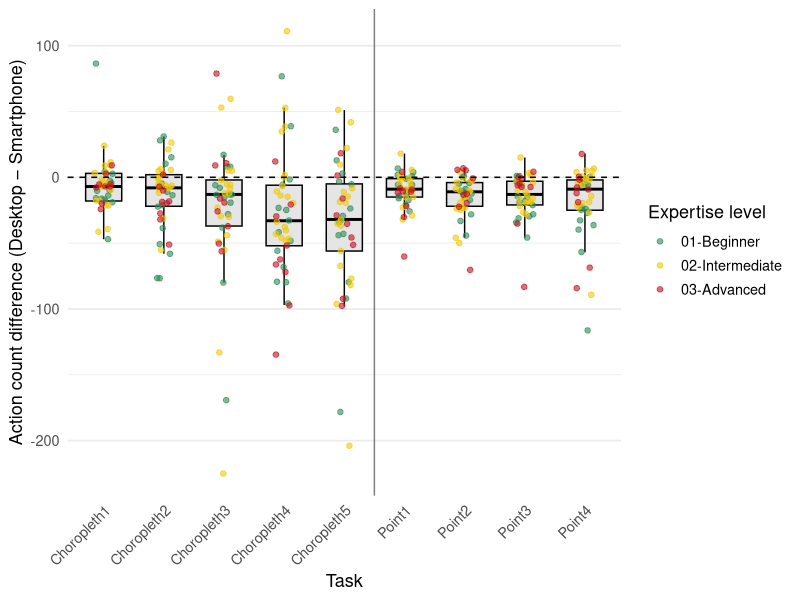

Source code (R):
# =====================================================
# RQ3: Actions count differences (Desktop − Smartphone)
# =====================================================
# - Tests: Per-task Wilcoxon tests

library(dplyr)
library(tidyr)
library(stringr)
library(ggplot2)

Count <- read.csv2("Data/Count.csv", header = T, dec = ",")

# Setings

id_cols   <- c("Participant", "Category", "Device", "Order")
task_cols <- setdiff(names(Count), id_cols)

task_order <- c(
  "Choropleth1","Choropleth2","Choropleth3","Choropleth4","Choropleth5",
  "Point1","Point2","Point3","Point4"
)

group_colors <- c(
  "01-Beginner"     = "#2E8B57",
  "02-Intermediate" = "#F0C808",
  "03-Advanced"     = "#C1121F"
)

# Paired differences

Count_diff <- Count %>%
  mutate(Device = str_to_title(Device)) %>%
  pivot_longer(
    cols = all_of(task_cols),
    names_to = "task",
    values_to = "actions"
  ) %>%
  pivot_wider(names_from = Device, values_from = actions) %>%
  filter(!is.na(Desktop) & !is.na(Smartphone)) %>%
  mutate(
    actions_diff = Desktop - Smartphone,
    task = factor(task, levels = task_order)
  )

# Boxplots

p2 <- ggplot(Count_diff, aes(x = task, y = actions_diff)) +
  geom_boxplot(
    width = 0.6,
    fill = "grey90",
    color = "black",
    outlier.shape = NA
  ) +
  geom_jitter(
    aes(color = Category),
    width = 0.15,
    alpha = 0.6,
    size = 1.6
  ) +
  geom_hline(yintercept = 0, linetype = "dashed", color = "black") +
  geom_vline(xintercept = 5.5, color = "grey50") +  # Choropleth | Point separator
  scale_color_manual(values = group_colors, name = "Expertise level") +
  labs(
    x = "Task",
    y = "Action count difference (Desktop − Smartphone)"
  ) +
  theme_minimal(base_size = 13) +
  theme(
    axis.text.x = element_text(angle = 45, hjust = 1),
    panel.grid.major.x = element_blank(),
    legend.position = "right"
  )

print(p2)

# Per-task paired Wilcoxon + Holm + effect size r

wilcox_r <- function(p_value, n_pairs){
  p_value <- max(min(p_value, 1 - 1e-16), 1e-16)
  z <- qnorm(p_value / 2, lower.tail = FALSE)  # standardized z
  z / sqrt(n_pairs)
}

results <- Count_diff %>%
  group_by(task) %>%
  summarise(
    n_pairs = sum(!is.na(actions_diff)),
    median_diff = median(actions_diff, na.rm = TRUE),
    q1 = quantile(actions_diff, 0.25, na.rm = TRUE),
    q3 = quantile(actions_diff, 0.75, na.rm = TRUE),
    iqr_diff = IQR(actions_diff, na.rm = TRUE),
    test = list(wilcox.test(actions_diff, mu = 0, exact = FALSE)),
    .groups = "drop"
  ) %>%
  mutate(
    V = sapply(test, \(x) unname(x$statistic)),
    p_value = sapply(test, \(x) x$p.value),
    p_holm = p.adjust(p_value, method = "holm"),
    r = mapply(wilcox_r, p_value, n_pairs)
  ) %>%
  select(task, n_pairs, median_diff, q1, q3, iqr_diff, V, p_value, p_holm, r) %>%
  arrange(task)

results

# Per-task: Wilcoxon rank-sum (between-subject) on actions_diff ~ Order

order_results <- Count_diff %>%
  group_by(task) %>%
  summarise(
    n = sum(!is.na(actions_diff)),
    n_DS = sum(Order == "Desktop-Smartphone"),
    n_SD = sum(Order == "Smartphone-Desktop"),
    median_DS = median(actions_diff[Order == "Desktop-Smartphone"], na.rm = TRUE),
    median_SD = median(actions_diff[Order == "Smartphone-Desktop"], na.rm = TRUE),
    test = list(wilcox.test(actions_diff ~ Order, exact = FALSE)),
    .groups = "drop"
  ) %>%
  mutate(
    W = sapply(test, \(x) unname(x$statistic)),
    p_value = sapply(test, \(x) x$p.value),
    p_holm  = p.adjust(p_value, method = "holm")
  ) %>%
  select(task, n, n_DS, n_SD, median_DS, median_SD, W, p_value, p_holm) %>%
  arrange(task)

order_results

# Participant-level mean difference across all tasks vs Order

order_overall <- Count_diff %>%
  group_by(Participant, Order) %>%
  summarise(mean_diff = mean(actions_diff, na.rm = TRUE), .groups = "drop")

overall_order_test <- wilcox.test(mean_diff ~ Order, data = order_overall, exact = FALSE)
overall_order_test

qnorm(overall_order_test$p.value/ 2, lower.tail = FALSE)/sqrt(sum(!is.na(order_overall$mean_diff)))
